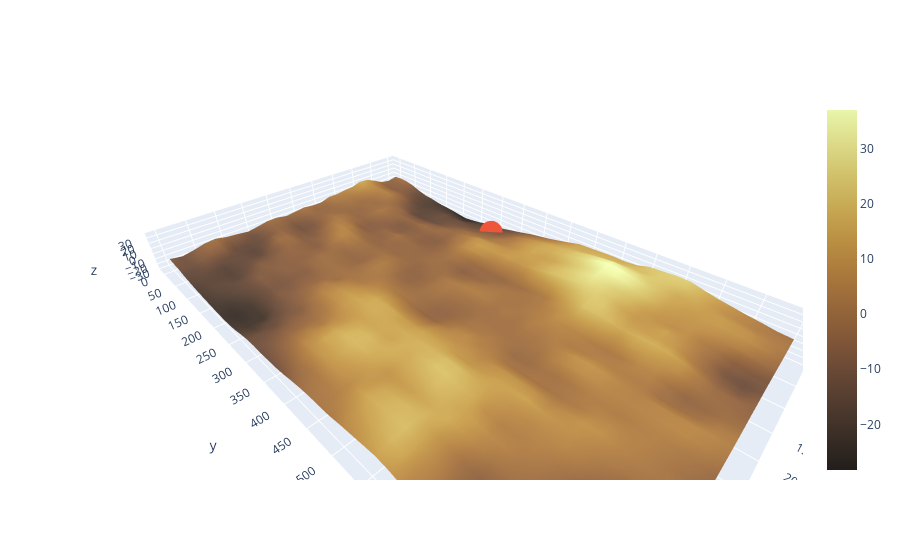

This figure's notebook cell:
### Code cell
import random
import numpy as np
from perlin_noise import PerlinNoise
import plotly.graph_objects as go

x_max = 500 # in metres
y_max = 800 # in metres
gap = 20 # should be an integer
nx = int(x_max/ gap) + 1 # number of points in x-direction
ny = int(y_max/ gap) + 1 # number of points in y-direction
x = np.linspace(0, x_max, nx) # array of x-coordinates along x-direction
y = np.linspace(0, y_max, ny) # array of y-coordinates along y-direction
# assuming x-direction is horizontal while y-direction is vertical
X, Y = np.meshgrid(x, y) # generate coordinate matrix

# 3d-land generation using perlin noise
Z = np.zeros((ny, nx)) # "ny by nx" zero matrix that stores altitude values at different coordinates
noise1 = PerlinNoise(octaves = 2) # more octaves implies more undulations
noise2 = PerlinNoise(octaves = 8)
noise3 = PerlinNoise(octaves = 80)
for j in range(ny):
    for i in range(nx):
        Z[j][i] =         noise1([j/ ny, i/ nx])
        Z[j][i] += 0.3 *  noise2([j/ ny, i/ nx])
        Z[j][i] += 0.05 * noise3([j/ ny, i/ nx])
Z = Z * 65

# plot surface using plotly library
fig = go.Figure(data = [go.Surface(
    x = X, 
    y = Y, 
    z = Z, 
    colorscale = 'turbid', 
    opacity = 1, 
    reversescale = True
)])
fig.update_scenes(
    aspectmode = 'data', # enables axes scaling proportionally
    xaxis = dict(nticks = nx), 
    yaxis = dict(nticks = ny)
)

# selection of a pair of coordinates between which road has to be built
x_avl = list(x) # x available
y_avl = list(y) # y available
xP = random.sample(x_avl, 1)
yP = random.sample(y_avl, 1)
zP = [Z[int(yP[0]/ gap)][int(xP[0]/ gap)]]

f = 0.15
x_low = max(xP[0] - int(f * x_max/ gap) * gap, 0)
x_high = min(xP[0] + int(f * x_max/ gap) * gap, x_max)
for el in np.linspace(x_low, x_high, int((x_high - x_low)/ gap) + 1):
    x_avl.remove(el)
y_low = max(yP[0] - int(f * y_max/ gap) * gap, 0)
y_high = min(yP[0] + int(f * y_max/ gap) * gap, y_max)
for el in np.linspace(y_low, y_high, int((y_high - y_low)/ gap) + 1):
    y_avl.remove(el)
xP.append(random.sample(x_avl, 1)[0])
yP.append(random.sample(y_avl, 1)[0])
zP.append(Z[int(yP[1]/ gap)][int(xP[1]/ gap)])

# plot a straight line connecting the two points
fig.add_trace(go.Scatter3d(x = xP, y = yP, z = zP))
fig.show()

### Figure 1 — Plotly figure (JSON) as saved in the notebook; plotly's stock layout.template omitted (floating-point values rounded to 4 significant figures; data arrays with more than 128 entries replaced by an {"elided": "..."} marker saying what was removed)
{"data": [{"colorscale": [[0, "rgb(232, 245, 171)"], [0.09091, "rgb(220, 219, 137)"], [0.1818, "rgb(209, 193, 107)"], [0.2727, "rgb(199, 168, 83)"], [0.3636, "rgb(186, 143, 66)"], [0.4545, "rgb(170, 121, 60)"], [0.5455, "rgb(151, 103, 58)"], [0.6364, "rgb(129, 87, 56)"], [0.7273, "rgb(104, 72, 53)"], [0.8182, "rgb(80, 59, 46)"], [0.9091, "rgb(57, 45, 37)"], [1, "rgb(34, 30, 27)"]], "opacity": 1, "reversescale": true, "type": "surface", "x": {"elided": "41x26 int values"}, "y": {"elided": "41x26 int values"}, "z": {"elided": "41x26 float values"}}, {"type": "scatter3d", "x": [360, 40], "y": [760, 320], "z": [-6.851, -8.142]}], "layout": {"scene": {"aspectmode": "data", "xaxis": {"nticks": 26}, "yaxis": {"nticks": 41}}}}
